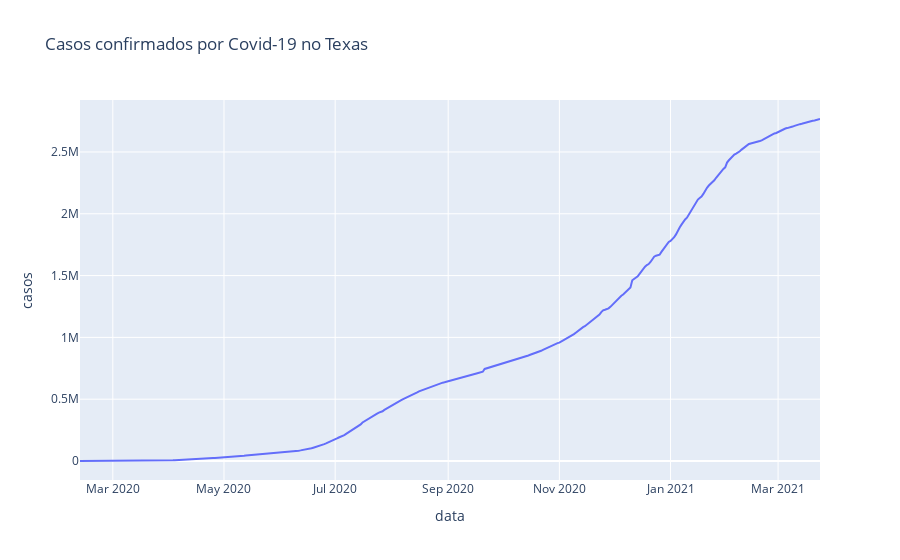

Write notebook code for a chart like this one.
### Code cell
# Visualizar os casos no Texas
px.line(tx, 'data', 'casos', title='Casos confirmados por Covid-19 no Texas')

### Figure 1 — Plotly figure (JSON) as saved in the notebook; plotly's stock layout.template omitted (floating-point values rounded to 4 significant figures; data arrays with more than 128 entries replaced by an {"elided": "..."} marker saying what was removed)
{"data": [{"hovertemplate": "data=%{x}<br>casos=%{y}<extra></extra>", "legendgroup": "", "line": {"color": "#636efa", "dash": "solid"}, "mode": "lines", "name": "", "orientation": "v", "showlegend": false, "type": "scatter", "x": {"elided": "407 str values"}, "xaxis": "x", "y": {"elided": "407 int values"}, "yaxis": "y"}], "layout": {"legend": {"tracegroupgap": 0}, "title": {"text": "Casos confirmados por Covid-19 no Texas"}, "xaxis": {"anchor": "y", "domain": [0, 1], "title": {"text": "data"}}, "yaxis": {"anchor": "x", "domain": [0, 1], "title": {"text": "casos"}}}}
